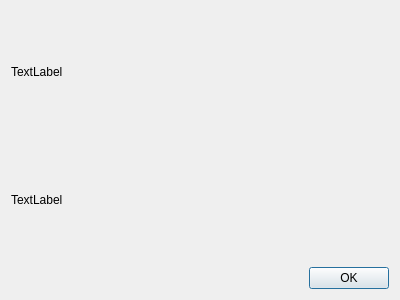
<?xml version="1.0" encoding="UTF-8"?>
<ui version="4.0">
 <class>Dialog</class>
 <widget class="QDialog" name="Dialog">
  <property name="geometry">
   <rect>
    <x>0</x>
    <y>0</y>
    <width>400</width>
    <height>300</height>
   </rect>
  </property>
  <property name="maximumSize">
   <size>
    <width>700</width>
    <height>16777215</height>
   </size>
  </property>
  <property name="windowTitle">
   <string>Dialog</string>
  </property>
  <layout class="QVBoxLayout" name="verticalLayout">
   <item>
    <widget class="QLabel" name="lbl_text">
     <property name="text">
      <string>TextLabel</string>
     </property>
    </widget>
   </item>
   <item>
    <widget class="QLabel" name="lbl_detail">
     <property name="text">
      <string>TextLabel</string>
     </property>
     <property name="textFormat">
      <enum>Qt::RichText</enum>
     </property>
     <property name="scaledContents">
      <bool>false</bool>
     </property>
     <property name="wordWrap">
      <bool>true</bool>
     </property>
    </widget>
   </item>
   <item>
    <widget class="QDialogButtonBox" name="buttonBox">
     <property name="orientation">
      <enum>Qt::Horizontal</enum>
     </property>
     <property name="standardButtons">
      <set>QDialogButtonBox::Ok</set>
     </property>
    </widget>
   </item>
  </layout>
 </widget>
 <resources/>
 <connections>
  <connection>
   <sender>buttonBox</sender>
   <signal>accepted()</signal>
   <receiver>Dialog</receiver>
   <slot>accept()</slot>
   <hints>
    <hint type="sourcelabel">
     <x>248</x>
     <y>254</y>
    </hint>
    <hint type="destinationlabel">
     <x>157</x>
     <y>274</y>
    </hint>
   </hints>
  </connection>
  <connection>
   <sender>buttonBox</sender>
   <signal>rejected()</signal>
   <receiver>Dialog</receiver>
   <slot>reject()</slot>
   <hints>
    <hint type="sourcelabel">
     <x>316</x>
     <y>260</y>
    </hint>
    <hint type="destinationlabel">
     <x>286</x>
     <y>274</y>
    </hint>
   </hints>
  </connection>
 </connections>
</ui>
